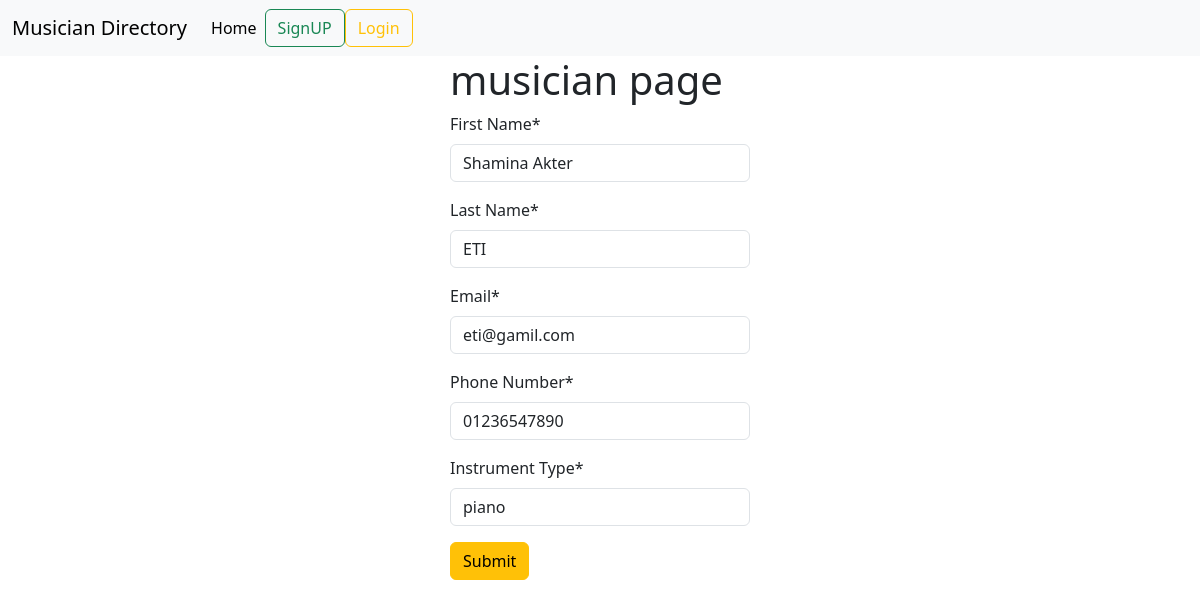
The app's page /musician/edit/3 with its own data.
### musician/models.py (models this page shows, shortened)
class Musician(models.Model):
    First_Name = models.CharField(max_length=30)
    Last_Name = models.CharField(max_length=30)
    Email = models.EmailField()
    phone_Number = models.CharField(max_length=12)
    Instrument_Type = models.CharField(max_length=30)

### musician/views.py (the view)
# urls.py: path('edit/<int:id>',views.EditMusicanView.as_view(),name="edit_musician"),
class EditMusicanView(UpdateView):
    model = Musician
    form_class = AddMusician
    template_name = 'musician.html'
    success_url = reverse_lazy('home_page')
    pk_url_kwarg = 'id'

### musician/forms.py
class AddMusician(forms.ModelForm):
    class Meta:
        model = Musician
        fields = '__all__'

### musician/templates/musician.html (shortened to what this page needs)
{% extends 'base.html' %}
{%  load crispy_forms_tags %}
{% block content %}
<form style="width: 25%; margin: auto;" method="post">
    <h1>musician page</h1>
    {{form | crispy}}
    <button class="btn btn-warning">Submit</button>
</form>
{% endblock %}

### records on screen
Musician: First_Name "Shamina Akter", Last_Name "ETI", Email "eti@gamil.com", phone_Number "01236547890", Instrument_Type "piano"
